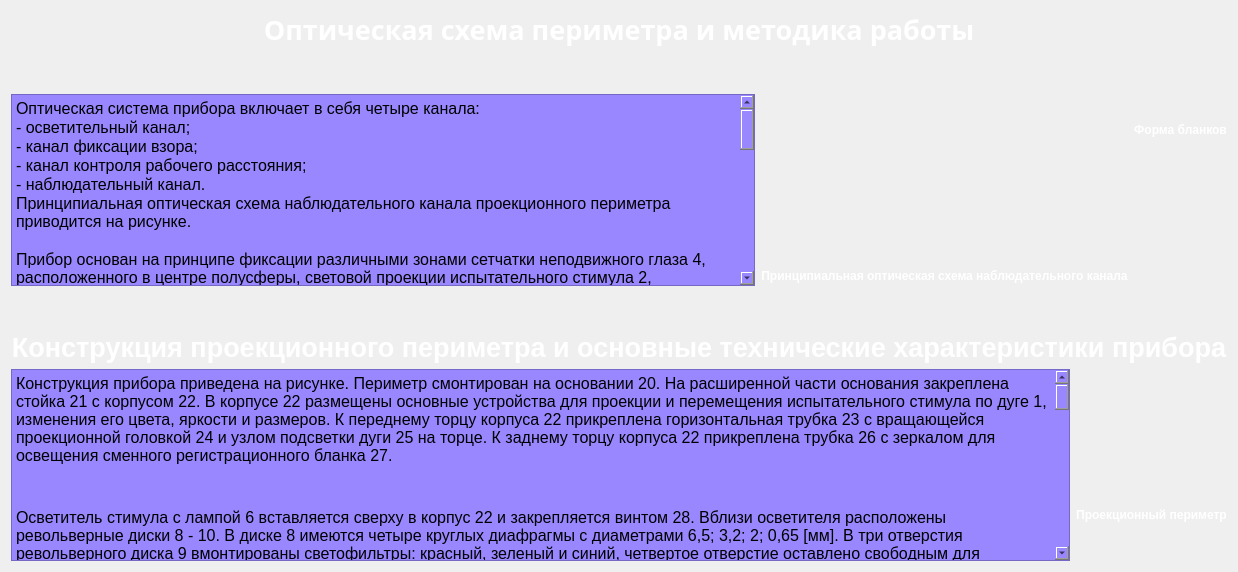
      <widget class="QWidget" name="tab_3">
       <attribute name="title">
        <string>  Лекция. Часть 2  </string>
       </attribute>
       <layout class="QGridLayout" name="gridLayout_5">
        <item row="3" column="0">
         <widget class="QLabel" name="label_20">
          <property name="font">
           <font>
            <pointsize>20</pointsize>
            <weight>75</weight>
            <bold>true</bold>
           </font>
          </property>
          <property name="styleSheet">
           <string notr="true">color: rgb(255, 255, 255);
background-color: transparent;</string>
          </property>
          <property name="text">
           <string>Конструкция проекционного периметра и основные технические характеристики прибора</string>
          </property>
          <property name="alignment">
           <set>Qt::AlignCenter</set>
          </property>
         </widget>
        </item>
        <item row="0" column="0">
         <widget class="QLabel" name="label_19">
          <property name="font">
           <font>
            <family>News706 BT</family>
            <pointsize>20</pointsize>
            <weight>75</weight>
            <italic>false</italic>
            <bold>true</bold>
           </font>
          </property>
          <property name="styleSheet">
           <string notr="true">color: rgb(255, 255, 255);
background-color: transparent;</string>
          </property>
          <property name="text">
           <string>Оптическая схема периметра и методика работы</string>
          </property>
          <property name="alignment">
           <set>Qt::AlignCenter</set>
          </property>
         </widget>
        </item>
        <item row="4" column="0">
         <layout class="QGridLayout" name="gridLayout">
          <item row="0" column="1">
           <layout class="QVBoxLayout" name="verticalLayout_3">
            <item>
             <widget class="QLabel" name="label_11">
              <property name="maximumSize">
               <size>
                <width>531</width>
                <height>411</height>
               </size>
              </property>
              <property name="text">
               <string/>
              </property>
              <property name="pixmap">
               <pixmap>pribor.png</pixmap>
              </property>
              <property name="scaledContents">
               <bool>true</bool>
              </property>
             </widget>
            </item>
            <item>
             <widget class="QLabel" name="label_12">
              <property name="font">
               <font>
                <weight>75</weight>
                <bold>true</bold>
               </font>
              </property>
              <property name="styleSheet">
               <string notr="true">color: rgb(255, 255, 255);
background-color: transparent;</string>
              </property>
              <property name="text">
               <string>Проекционный периметр</string>
              </property>
              <property name="alignment">
               <set>Qt::AlignCenter</set>
              </property>
             </widget>
            </item>
           </layout>
          </item>
          <item row="0" column="2">
           <layout class="QVBoxLayout" name="verticalLayout_4">
            <property name="spacing">
             <number>15</number>
            </property>
           </layout>
          </item>
          <item row="0" column="0">
           <widget class="QTextBrowser" name="textBrowser_4">
            <property name="styleSheet">
             <string notr="true">background-color: rgb(153, 135, 255);
font: 75 20pt &quot;MS Shell Dlg 2&quot;;</string>
            </property>
            <property name="html">
             <string>&lt;!DOCTYPE HTML PUBLIC &quot;-//W3C//DTD HTML 4.0//EN&quot; &quot;http://www.w3.org/TR/REC-html40/strict.dtd&quot;&gt;
&lt;html&gt;&lt;head&gt;&lt;meta name=&quot;qrichtext&quot; content=&quot;1&quot; /&gt;&lt;style type=&quot;text/css&quot;&gt;
p, li { white-space: pre-wrap; }
&lt;/style&gt;&lt;/head&gt;&lt;body style=&quot; font-family:'MS Shell Dlg 2'; font-size:20pt; font-weight:72; font-style:normal;&quot;&gt;
&lt;p style=&quot; margin-top:12px; margin-bottom:12px; margin-left:0px; margin-right:0px; -qt-block-indent:0; text-indent:0px;&quot;&gt;&lt;span style=&quot; font-size:12pt; font-weight:400;&quot;&gt;Конструкция прибора приведена на рисунке. Периметр смонтирован на основании 20. На расширенной части основания закреплена стойка 21 с корпусом 22. В корпусе 22 размещены основные устройства для проекции и перемещения испытательного стимула по дуге 1, изменения его цвета, яркости и размеров. К переднему торцу корпуса 22 прикреплена горизонтальная трубка 23 с вращающейся проекционной головкой 24 и узлом подсветки дуги 25 на торце. К заднему торцу корпуса 22 прикреплена трубка 26 с зеркалом для освещения сменного регистрационного бланка 27. &lt;/span&gt;&lt;/p&gt;
&lt;p style=&quot;-qt-paragraph-type:empty; margin-top:12px; margin-bottom:12px; margin-left:0px; margin-right:0px; -qt-block-indent:0; text-indent:0px; font-size:12pt; font-weight:400;&quot;&gt;&lt;br /&gt;&lt;/p&gt;
&lt;p style=&quot; margin-top:12px; margin-bottom:12px; margin-left:0px; margin-right:0px; -qt-block-indent:0; text-indent:0px;&quot;&gt;&lt;span style=&quot; font-size:12pt; font-weight:400;&quot;&gt;Осветитель стимула с лампой 6 вставляется сверху в корпус 22 и закрепляется винтом 28. Вблизи осветителя расположены револьверные диски 8 - 10. В диске 8 имеются четыре круглых диафрагмы с диаметрами 6,5; 3,2; 2; 0,65 [мм]. В три отверстия револьверного диска 9 вмонтированы светофильтры: красный, зеленый и синий, четвертое отверстие оставлено свободным для организации стимула в «белом» свете. В два отверстия револьверного диска 10 установлены два нейтральных светофильтра, и имеется по одному свободному отверстию в каждом. На торцах револьверных дисков 8 - 10 предусмотрена соответствующая индексация. Поворачивая эти диски, можно установить на дуге испытательный стимул нужного размера, цвета и яркости. Каждый из дисков снабжен пружинным фиксатором. Изображения круглых диафрагм в диске 8 на дуге 1 периметра являются испытательными стимулами.&lt;/span&gt;&lt;/p&gt;
&lt;p style=&quot;-qt-paragraph-type:empty; margin-top:12px; margin-bottom:12px; margin-left:0px; margin-right:0px; -qt-block-indent:0; text-indent:0px; font-size:12pt; font-weight:400;&quot;&gt;&lt;br /&gt;&lt;/p&gt;
&lt;p style=&quot; margin-top:12px; margin-bottom:12px; margin-left:0px; margin-right:0px; -qt-block-indent:0; text-indent:0px;&quot;&gt;&lt;span style=&quot; font-size:12pt; font-weight:400;&quot;&gt;Перемещение испытательного стимула по дуге 1 осуществляется поворотом проекционной головки 24 с закрепленными на ней зеркалами. Головка 24 закрыта колпачком и приводится во вращение барабаном 29 посредством гибкого троса 30. Тем самым изображение стимула 2 перемещается по дуге 1. &lt;/span&gt;&lt;span style=&quot; font-family:'Segoe Script'; font-size:10pt;&quot;&gt;&lt;br /&gt;&lt;/span&gt;&lt;/p&gt;
&lt;p style=&quot; margin-top:12px; margin-bottom:12px; margin-left:0px; margin-right:0px; -qt-block-indent:0; text-indent:0px;&quot;&gt;&lt;span style=&quot; font-size:12pt; font-weight:400;&quot;&gt;Дуга 1 периметра установлена в подшипнике. Ее внутренняя часть окрашена серой матовой краской, создающей фон для проектируемого испытательного стимула, но не изменяющей спектральный состав излучения лампы 6. Поворот дуги осуществляется от руки за корпус 22. Угол поворота дуги фиксируется через 30° с помощью фиксатора 31. Угол поворота отсчитывается по шкале 32, выгравированной на кольце держателя. Результаты исследований за прибором регистрируются на бланке 27 накалыванием иглой 33 или нанесением точек цветными карандашами. &lt;/span&gt;&lt;/p&gt;
&lt;p style=&quot;-qt-paragraph-type:empty; margin-top:12px; margin-bottom:12px; margin-left:0px; margin-right:0px; -qt-block-indent:0; text-indent:0px; font-size:12pt; font-weight:400;&quot;&gt;&lt;br /&gt;&lt;/p&gt;
&lt;p style=&quot; margin-top:12px; margin-bottom:12px; margin-left:0px; margin-right:0px; -qt-block-indent:0; text-indent:0px;&quot;&gt;&lt;span style=&quot; font-size:12pt; font-weight:400;&quot;&gt;Бланк 27 закрепляют держателем со шкалой 32. Поле зрения наносится в таком виде, как его видит оператор, стоящий перед пациентом. &lt;/span&gt;&lt;span style=&quot; font-size:12pt; font-weight:600;&quot;&gt;Таким образом, оператор начинает отсчет по графику бланка с правой стороны от 0° и ведет его против часовой стрелки.&lt;/span&gt;&lt;/p&gt;
&lt;p style=&quot;-qt-paragraph-type:empty; margin-top:12px; margin-bottom:12px; margin-left:0px; margin-right:0px; -qt-block-indent:0; text-indent:0px; font-size:12pt; font-weight:600;&quot;&gt;&lt;br /&gt;&lt;/p&gt;
&lt;p style=&quot; margin-top:12px; margin-bottom:12px; margin-left:0px; margin-right:0px; -qt-block-indent:0; text-indent:0px;&quot;&gt;&lt;span style=&quot; font-size:12pt; font-weight:400;&quot;&gt;Чтобы установить глаз пациента в центре дуги периметра, на расстоянии 0,333 м, в приборе предусмотрены лицевой установ и оптическая система контроля рабочего расстояния. &lt;/span&gt;&lt;/p&gt;
&lt;p style=&quot;-qt-paragraph-type:empty; margin-top:12px; margin-bottom:12px; margin-left:0px; margin-right:0px; -qt-block-indent:0; text-indent:0px; font-size:12pt; font-weight:400;&quot;&gt;&lt;br /&gt;&lt;/p&gt;
&lt;p style=&quot; margin-top:12px; margin-bottom:12px; margin-left:0px; margin-right:0px; -qt-block-indent:0; text-indent:0px;&quot;&gt;&lt;span style=&quot; font-size:12pt; font-weight:400;&quot;&gt;Лицевой установ предназначен для фиксации головы пациента и ориентирования его глаза относительно центра дуги прибора. Он состоит из подбородника 34 и налобника 35. Вращением рукоятки 36, лицевой установ можно перемещать в поперечном направлении, а вращением рукоятки 37 - в продольном направлении. Установка подбородника по высоте осуществляется вращением гайки 38 с накаткой, а наклон – винтом 39.&lt;/span&gt;&lt;/p&gt;
&lt;p style=&quot;-qt-paragraph-type:empty; margin-top:12px; margin-bottom:12px; margin-left:0px; margin-right:0px; -qt-block-indent:0; text-indent:0px; font-size:12pt; font-weight:400;&quot;&gt;&lt;br /&gt;&lt;/p&gt;
&lt;p style=&quot; margin-top:12px; margin-bottom:12px; margin-left:0px; margin-right:0px; -qt-block-indent:0; text-indent:0px;&quot;&gt;&lt;span style=&quot; font-size:12pt; font-weight:400;&quot;&gt;В оптической системе контроля рабочего расстояния имеется два идентичных «рожка» 40, включаемых при нажатой кнопке 41. Каждый из рожков дает равновеликое изображение кольца. Оба изображения совпадают только в центре дуги. Если глаз установлен в центре дуги, оба изображения кольца сольются в одно кольцо, расположенное вокруг зрачка пациента на расстоянии 333 мм от точки фиксации взора (смотреть рисунок).&lt;/span&gt;&lt;/p&gt;
&lt;p style=&quot;-qt-paragraph-type:empty; margin-top:12px; margin-bottom:12px; margin-left:0px; margin-right:0px; -qt-block-indent:0; text-indent:0px; font-family:'Segoe Script'; font-size:10pt;&quot;&gt;&lt;br /&gt;&lt;/p&gt;
&lt;p style=&quot; margin-top:12px; margin-bottom:12px; margin-left:0px; margin-right:0px; -qt-block-indent:0; text-indent:0px;&quot;&gt;&lt;span style=&quot; font-size:12pt; font-weight:600;&quot;&gt;Основные технические характеристики прибора ПРП-60.УЧ.2:&lt;/span&gt;&lt;/p&gt;
&lt;p style=&quot; margin-top:12px; margin-bottom:12px; margin-left:0px; margin-right:0px; -qt-block-indent:0; text-indent:0px;&quot;&gt;    &lt;/p&gt;
&lt;table border=&quot;0&quot; style=&quot; margin-top:0px; margin-bottom:0px; margin-left:0px; margin-right:0px;&quot; cellspacing=&quot;2&quot; cellpadding=&quot;0&quot;&gt;
&lt;tr&gt;
&lt;td&gt;
&lt;p style=&quot; margin-top:0px; margin-bottom:0px; margin-left:0px; margin-right:0px; -qt-block-indent:0; text-indent:0px;&quot;&gt;&lt;span style=&quot; font-size:14pt;&quot;&gt;Рабочая область спектра, [мкм]    &lt;/span&gt;&lt;/p&gt;&lt;/td&gt;
&lt;td&gt;
&lt;p style=&quot; margin-top:0px; margin-bottom:0px; margin-left:0px; margin-right:0px; -qt-block-indent:0; text-indent:0px;&quot;&gt;&lt;span style=&quot; font-size:14pt;&quot;&gt;от 0,4 до 0,78    &lt;/span&gt;&lt;/p&gt;&lt;/td&gt;&lt;/tr&gt;
&lt;tr&gt;
&lt;td&gt;
&lt;p style=&quot; margin-top:0px; margin-bottom:0px; margin-left:0px; margin-right:0px; -qt-block-indent:0; text-indent:0px;&quot;&gt;&lt;span style=&quot; font-size:14pt;&quot;&gt;Пределы перемещения стимула по дуге, [град]    &lt;/span&gt;&lt;/p&gt;&lt;/td&gt;
&lt;td&gt;
&lt;p style=&quot; margin-top:0px; margin-bottom:0px; margin-left:0px; margin-right:0px; -qt-block-indent:0; text-indent:0px;&quot;&gt;&lt;span style=&quot; font-size:14pt;&quot;&gt;от -95° до +95°    &lt;/span&gt;&lt;/p&gt;&lt;/td&gt;&lt;/tr&gt;
&lt;tr&gt;
&lt;td&gt;
&lt;p style=&quot; margin-top:0px; margin-bottom:0px; margin-left:0px; margin-right:0px; -qt-block-indent:0; text-indent:0px;&quot;&gt;&lt;span style=&quot; font-size:14pt;&quot;&gt;Диаметр испытательного стимула, [мм]    &lt;/span&gt;&lt;/p&gt;&lt;/td&gt;
&lt;td&gt;
&lt;p style=&quot; margin-top:0px; margin-bottom:0px; margin-left:0px; margin-right:0px; -qt-block-indent:0; text-indent:0px;&quot;&gt;&lt;span style=&quot; font-size:14pt;&quot;&gt;6,5; 3,2; 2; 0,65    &lt;/span&gt;&lt;/p&gt;&lt;/td&gt;&lt;/tr&gt;
&lt;tr&gt;
&lt;td&gt;
&lt;p style=&quot; margin-top:0px; margin-bottom:0px; margin-left:0px; margin-right:0px; -qt-block-indent:0; text-indent:0px;&quot;&gt;&lt;span style=&quot; font-size:14pt;&quot;&gt;Цвета испытательного стимула    &lt;/span&gt;&lt;/p&gt;&lt;/td&gt;
&lt;td&gt;
&lt;p style=&quot; margin-top:0px; margin-bottom:0px; margin-left:0px; margin-right:0px; -qt-block-indent:0; text-indent:0px;&quot;&gt;&lt;span style=&quot; font-size:14pt;&quot;&gt;белый, красный, зеленый, синий    &lt;/span&gt;&lt;/p&gt;&lt;/td&gt;&lt;/tr&gt;
&lt;tr&gt;
&lt;td&gt;
&lt;p style=&quot; margin-top:0px; margin-bottom:0px; margin-left:0px; margin-right:0px; -qt-block-indent:0; text-indent:0px;&quot;&gt;&lt;span style=&quot; font-size:14pt;&quot;&gt;Яркость стимула, [кд/м2]    &lt;/span&gt;&lt;/p&gt;&lt;/td&gt;
&lt;td&gt;
&lt;p style=&quot; margin-top:0px; margin-bottom:0px; margin-left:0px; margin-right:0px; -qt-block-indent:0; text-indent:0px;&quot;&gt;&lt;span style=&quot; font-size:14pt;&quot;&gt;16; 4; 0,48; 0,12;0,03; 0,00048;0,00012; 0,00003    &lt;/span&gt;&lt;/p&gt;&lt;/td&gt;&lt;/tr&gt;
&lt;tr&gt;
&lt;td&gt;
&lt;p style=&quot; margin-top:0px; margin-bottom:0px; margin-left:0px; margin-right:0px; -qt-block-indent:0; text-indent:0px;&quot;&gt;&lt;span style=&quot; font-size:14pt;&quot;&gt;Яркость дуги, [кд/м2]    &lt;/span&gt;&lt;/p&gt;&lt;/td&gt;
&lt;td&gt;
&lt;p style=&quot; margin-top:0px; margin-bottom:0px; margin-left:0px; margin-right:0px; -qt-block-indent:0; text-indent:0px;&quot;&gt;&lt;span style=&quot; font-size:14pt;&quot;&gt;- дневное зрение 5&lt;br /&gt;- сумеречное зрение 0,2&lt;br /&gt;- ночное зрение 0,0002    &lt;/span&gt;&lt;/p&gt;&lt;/td&gt;&lt;/tr&gt;
&lt;tr&gt;
&lt;td&gt;
&lt;p style=&quot; margin-top:0px; margin-bottom:0px; margin-left:0px; margin-right:0px; -qt-block-indent:0; text-indent:0px;&quot;&gt;&lt;span style=&quot; font-size:14pt;&quot;&gt;Радиус дуги, [мм]    &lt;/span&gt;&lt;/p&gt;&lt;/td&gt;
&lt;td&gt;
&lt;p style=&quot; margin-top:0px; margin-bottom:0px; margin-left:0px; margin-right:0px; -qt-block-indent:0; text-indent:0px;&quot;&gt;&lt;span style=&quot; font-size:14pt;&quot;&gt;333    &lt;/span&gt;&lt;/p&gt;&lt;/td&gt;&lt;/tr&gt;
&lt;tr&gt;
&lt;td&gt;
&lt;p style=&quot; margin-top:0px; margin-bottom:0px; margin-left:0px; margin-right:0px; -qt-block-indent:0; text-indent:0px;&quot;&gt;&lt;span style=&quot; font-size:14pt;&quot;&gt;Источники света    &lt;/span&gt;&lt;/p&gt;&lt;/td&gt;
&lt;td&gt;
&lt;p style=&quot; margin-top:0px; margin-bottom:0px; margin-left:0px; margin-right:0px; -qt-block-indent:0; text-indent:0px;&quot;&gt;&lt;span style=&quot; font-size:14pt;&quot;&gt;лампа РН-8-20, лампа МН 13,5-0,16    &lt;/span&gt;&lt;/p&gt;&lt;/td&gt;&lt;/tr&gt;
&lt;tr&gt;
&lt;td&gt;
&lt;p style=&quot; margin-top:0px; margin-bottom:0px; margin-left:0px; margin-right:0px; -qt-block-indent:0; text-indent:0px;&quot;&gt;&lt;span style=&quot; font-size:14pt;&quot;&gt;Габаритные размеры прибора, [мм]    &lt;/span&gt;&lt;/p&gt;&lt;/td&gt;
&lt;td&gt;
&lt;p style=&quot; margin-top:0px; margin-bottom:0px; margin-left:0px; margin-right:0px; -qt-block-indent:0; text-indent:0px;&quot;&gt;&lt;span style=&quot; font-size:14pt;&quot;&gt;655×678×750    &lt;/span&gt;&lt;/p&gt;&lt;/td&gt;&lt;/tr&gt;
&lt;tr&gt;
&lt;td&gt;
&lt;p style=&quot; margin-top:0px; margin-bottom:0px; margin-left:0px; margin-right:0px; -qt-block-indent:0; text-indent:0px;&quot;&gt;&lt;span style=&quot; font-size:14pt;&quot;&gt;Масса прибора, [кг]    &lt;/span&gt;&lt;/p&gt;&lt;/td&gt;
&lt;td&gt;
&lt;p style=&quot; margin-top:0px; margin-bottom:0px; margin-left:0px; margin-right:0px; -qt-block-indent:0; text-indent:0px;&quot;&gt;&lt;span style=&quot; font-size:14pt;&quot;&gt;не более 25  &lt;/span&gt;&lt;/p&gt;&lt;/td&gt;&lt;/tr&gt;&lt;/table&gt;&lt;/body&gt;&lt;/html&gt;</string>
            </property>
           </widget>
          </item>
         </layout>
        </item>
        <item row="1" column="0">
         <layout class="QGridLayout" name="gridLayout_2">
          <item row="1" column="2">
           <layout class="QVBoxLayout" name="verticalLayout">
            <property name="spacing">
             <number>15</number>
            </property>
            <item>
             <widget class="QLabel" name="label_9">
              <property name="maximumSize">
               <size>
                <width>371</width>
                <height>161</height>
               </size>
              </property>
              <property name="text">
               <string/>
              </property>
              <property name="pixmap">
               <pixmap>blanki.png</pixmap>
              </property>
              <property name="scaledContents">
               <bool>true</bool>
              </property>
             </widget>
            </item>
            <item>
             <widget class="QLabel" name="label_10">
              <property name="maximumSize">
               <size>
                <width>371</width>
                <height>20</height>
               </size>
              </property>
              <property name="font">
               <font>
                <weight>75</weight>
                <bold>true</bold>
               </font>
              </property>
              <property name="styleSheet">
               <string notr="true">color: rgb(255, 255, 255);
background-color: transparent;</string>
              </property>
              <property name="text">
               <string>Форма бланков</string>
              </property>
              <property name="alignment">
               <set>Qt::AlignCenter</set>
              </property>
             </widget>
            </item>
            <item>
             <spacer name="verticalSpacer_2">
              <property name="orientation">
               <enum>Qt::Vertical</enum>
              </property>
              <property name="sizeHint" stdset="0">
               <size>
                <width>20</width>
                <height>40</height>
               </size>
              </property>
             </spacer>
            </item>
           </layout>
          </item>
          <item row="1" column="1">
           <layout class="QVBoxLayout" name="verticalLayout_2">
            <item>
             <widget class="QLabel" name="label_7">
              <property name="maximumSize">
               <size>
                <width>531</width>
                <height>231</height>
               </size>
              </property>
              <property name="text">
               <string/>
              </property>
              <property name="pixmap">
               <pixmap>objch_opt_shema.png</pixmap>
              </property>
              <property name="scaledContents">
               <bool>true</bool>
              </property>
             </widget>
            </item>
            <item>
             <widget class="QLabel" name="label_8">
              <property name="maximumSize">
               <size>
                <width>700</width>
                <height>20</height>
               </size>
              </property>
              <property name="font">
               <font>
                <weight>75</weight>
                <bold>true</bold>
               </font>
              </property>
              <property name="styleSheet">
               <string notr="true">color: rgb(255, 255, 255);
background-color: transparent;</string>
              </property>
              <property name="text">
               <string>Принципиальная оптическая схема наблюдательного канала</string>
              </property>
              <property name="alignment">
               <set>Qt::AlignCenter</set>
              </property>
             </widget>
            </item>
           </layout>
          </item>
          <item row="1" column="0">
           <widget class="QTextBrowser" name="textBrowser_3">
            <property name="font">
             <font>
              <family>MS Shell Dlg 2</family>
              <pointsize>20</pointsize>
              <weight>9</weight>
              <italic>false</italic>
              <bold>false</bold>
             </font>
            </property>
            <property name="styleSheet">
             <string notr="true">background-color: rgb(153, 135, 255);
font: 75 20pt &quot;MS Shell Dlg 2&quot;;</string>
            </property>
            <property name="html">
             <string>&lt;!DOCTYPE HTML PUBLIC &quot;-//W3C//DTD HTML 4.0//EN&quot; &quot;http://www.w3.org/TR/REC-html40/strict.dtd&quot;&gt;
&lt;html&gt;&lt;head&gt;&lt;meta name=&quot;qrichtext&quot; content=&quot;1&quot; /&gt;&lt;style type=&quot;text/css&quot;&gt;
p, li { white-space: pre-wrap; }
&lt;/style&gt;&lt;/head&gt;&lt;body style=&quot; font-family:'MS Shell Dlg 2'; font-size:20pt; font-weight:72; font-style:normal;&quot;&gt;
&lt;p style=&quot; margin-top:0px; margin-bottom:0px; margin-left:0px; margin-right:0px; -qt-block-indent:0; text-indent:0px;&quot;&gt;&lt;span style=&quot; font-size:12pt; font-weight:400;&quot;&gt;Оптическая система прибора включает в себя четыре канала: &lt;/span&gt;&lt;/p&gt;
&lt;p style=&quot; margin-top:0px; margin-bottom:0px; margin-left:0px; margin-right:0px; -qt-block-indent:0; text-indent:0px;&quot;&gt;&lt;span style=&quot; font-size:12pt; font-weight:400;&quot;&gt;- осветительный канал; &lt;/span&gt;&lt;/p&gt;
&lt;p style=&quot; margin-top:0px; margin-bottom:0px; margin-left:0px; margin-right:0px; -qt-block-indent:0; text-indent:0px;&quot;&gt;&lt;span style=&quot; font-size:12pt; font-weight:400;&quot;&gt;- канал фиксации взора; &lt;/span&gt;&lt;/p&gt;
&lt;p style=&quot; margin-top:0px; margin-bottom:0px; margin-left:0px; margin-right:0px; -qt-block-indent:0; text-indent:0px;&quot;&gt;&lt;span style=&quot; font-size:12pt; font-weight:400;&quot;&gt;- канал контроля рабочего расстояния; &lt;/span&gt;&lt;/p&gt;
&lt;p style=&quot; margin-top:0px; margin-bottom:0px; margin-left:0px; margin-right:0px; -qt-block-indent:0; text-indent:0px;&quot;&gt;&lt;span style=&quot; font-size:12pt; font-weight:400;&quot;&gt;- наблюдательный канал. &lt;/span&gt;&lt;/p&gt;
&lt;p style=&quot; margin-top:0px; margin-bottom:0px; margin-left:0px; margin-right:0px; -qt-block-indent:0; text-indent:0px;&quot;&gt;&lt;span style=&quot; font-size:12pt; font-weight:400;&quot;&gt;Принципиальная оптическая схема наблюдательного канала проекционного периметра приводится на рисунке.&lt;/span&gt;&lt;/p&gt;
&lt;p style=&quot;-qt-paragraph-type:empty; margin-top:0px; margin-bottom:0px; margin-left:0px; margin-right:0px; -qt-block-indent:0; text-indent:0px; font-size:12pt; font-weight:400;&quot;&gt;&lt;br /&gt;&lt;/p&gt;
&lt;p style=&quot; margin-top:0px; margin-bottom:0px; margin-left:0px; margin-right:0px; -qt-block-indent:0; text-indent:0px;&quot;&gt;&lt;span style=&quot; font-size:12pt; font-weight:400;&quot;&gt;Прибор основан на принципе фиксации различными зонами сетчатки неподвижного глаза 4, расположенного в центре полусферы, световой проекции испытательного стимула 2, находящегося на различных участках этой полусферы. Полусфера имитируется дугой 1 периметра. Дуга может вращаться вокруг неподвижной оси 5, на которой располагается точка 3 фиксации взора глаза 4. Результаты исследования регистрируются на специальном бланке-графике. &lt;/span&gt;&lt;/p&gt;
&lt;p style=&quot;-qt-paragraph-type:empty; margin-top:0px; margin-bottom:0px; margin-left:0px; margin-right:0px; -qt-block-indent:0; text-indent:0px; font-size:12pt; font-weight:400;&quot;&gt;&lt;br /&gt;&lt;/p&gt;
&lt;p style=&quot; margin-top:0px; margin-bottom:0px; margin-left:0px; margin-right:0px; -qt-block-indent:0; text-indent:0px;&quot;&gt;&lt;span style=&quot; font-size:12pt; font-weight:600;&quot;&gt;Методика работы:&lt;/span&gt;&lt;/p&gt;
&lt;p style=&quot; margin-top:0px; margin-bottom:0px; margin-left:0px; margin-right:0px; -qt-block-indent:0; text-indent:0px;&quot;&gt;&lt;span style=&quot; font-size:12pt; font-weight:400;&quot;&gt;Периметр устанавливается против света, его дуга приводится в горизонтальное положение. Испытуемый садится спиной к свету, устанавливает свой подбородок в специальную подставку, а нижний край глазницы одного глаза - к визирной пластинке. Этим глазом испытуемый фиксирует белый кружок по центру дуги периметра. При этом другой глаз закрывает ладонью. &lt;/span&gt;&lt;/p&gt;
&lt;p style=&quot;-qt-paragraph-type:empty; margin-top:0px; margin-bottom:0px; margin-left:0px; margin-right:0px; -qt-block-indent:0; text-indent:0px; font-size:7.8pt; font-weight:400;&quot;&gt;&lt;br /&gt;&lt;/p&gt;
&lt;p style=&quot; margin-top:0px; margin-bottom:0px; margin-left:0px; margin-right:0px; -qt-block-indent:0; text-indent:0px;&quot;&gt;&lt;span style=&quot; font-size:12pt; font-weight:400;&quot;&gt;Помощник медленно передвигает белую марку с наружного правого края к центру дуги периметра. Испытуемый должен сообщить о появлении в поле зрения открытого глаза белой марки. Замечается угол в градусах, под которым испытуемый различает белую марку. На бланке делается соответствующая отметка (по горизонтали справа на определенном меридиане ставится точка). Затем измеряется поле зрения для белой марки с левой стороны дуги периметра. Делается соответствующая отметка в бланке (по горизонтали слева на определенном меридиане ставится точка). После этого дугу периметра поворачивают на 90 градусов и аналогично определяют границы полей зрения для белой марки снизу и сверху дуги периметра. &lt;/span&gt;&lt;/p&gt;
&lt;p style=&quot;-qt-paragraph-type:empty; margin-top:0px; margin-bottom:0px; margin-left:0px; margin-right:0px; -qt-block-indent:0; text-indent:0px; font-size:7.8pt; font-weight:400;&quot;&gt;&lt;br /&gt;&lt;/p&gt;
&lt;p style=&quot; margin-top:0px; margin-bottom:0px; margin-left:0px; margin-right:0px; -qt-block-indent:0; text-indent:0px;&quot;&gt;&lt;span style=&quot; font-size:12pt; font-weight:400;&quot;&gt;Последнее измерение проводится при положении дуги периметра под углом в 45 градусов. Как только на бланке появятся 8 точек, необходимо их соединить. Получают границы поля зрения для белого цвета у одного из глаз. По сходной методике выявляют границу поля зрения для белого цвета у другого глаза. &lt;/span&gt;&lt;/p&gt;
&lt;p style=&quot;-qt-paragraph-type:empty; margin-top:0px; margin-bottom:0px; margin-left:0px; margin-right:0px; -qt-block-indent:0; text-indent:0px; font-size:7.8pt; font-weight:400;&quot;&gt;&lt;br /&gt;&lt;/p&gt;
&lt;p style=&quot; margin-top:0px; margin-bottom:0px; margin-left:0px; margin-right:0px; -qt-block-indent:0; text-indent:0px;&quot;&gt;&lt;span style=&quot; font-size:12pt; font-weight:400;&quot;&gt;Далее необходимо последовательно заменять белую марку цветными (красной, зеленой, синей). На бланке отмечаются границы полей зрения для красного, зеленого и синего цветов.&lt;/span&gt;&lt;/p&gt;
&lt;p style=&quot;-qt-paragraph-type:empty; margin-top:0px; margin-bottom:0px; margin-left:0px; margin-right:0px; -qt-block-indent:0; text-indent:0px; font-size:12pt; font-weight:400;&quot;&gt;&lt;br /&gt;&lt;/p&gt;
&lt;p style=&quot; margin-top:0px; margin-bottom:0px; margin-left:0px; margin-right:0px; -qt-block-indent:0; text-indent:0px;&quot;&gt;&lt;span style=&quot; font-size:12pt; font-weight:600;&quot;&gt;Пример выполнения исследований:&lt;/span&gt;&lt;/p&gt;
&lt;p style=&quot; margin-top:0px; margin-bottom:0px; margin-left:0px; margin-right:0px; -qt-block-indent:0; text-indent:0px;&quot;&gt;&lt;span style=&quot; font-size:12pt; font-weight:400;&quot;&gt;https://www.youtube.com/watch?v=rpb0sP2vSVw&amp;amp;ab_channel=Melihovka&lt;/span&gt;&lt;/p&gt;&lt;/body&gt;&lt;/html&gt;</string>
            </property>
           </widget>
          </item>
          <item row="0" column="2">
           <spacer name="verticalSpacer">
            <property name="orientation">
             <enum>Qt::Vertical</enum>
            </property>
            <property name="sizeHint" stdset="0">
             <size>
              <width>20</width>
              <height>40</height>
             </size>
            </property>
           </spacer>
          </item>
         </layout>
        </item>
        <item row="2" column="0">
         <spacer name="verticalSpacer_5">
          <property name="orientation">
           <enum>Qt::Vertical</enum>
          </property>
          <property name="sizeHint" stdset="0">
           <size>
            <width>20</width>
            <height>40</height>
           </size>
          </property>
         </spacer>
        </item>
       </layout>
      </widget>
